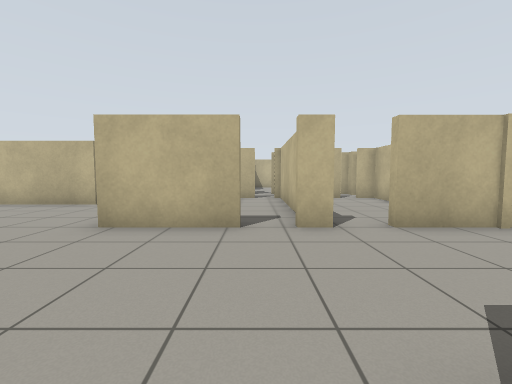
view 1 (above)

24 first-person views from a walk through a Gazebo world. The camera is 0.94 m above the floor, tilts 4° down and sees 90° across. The floor is counted in squares, 1 m on a side. Each view is taken from the middle of a square. On the plan, view 1 faces up. The plan holds only what a view shows up to about 10 squares ahead; the rest is blank.

view 2
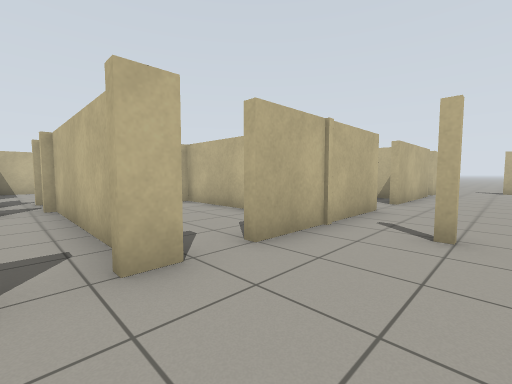

view 3
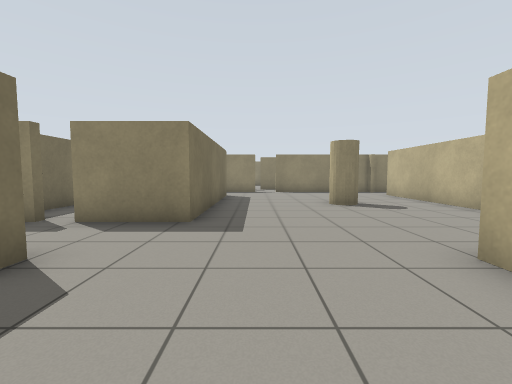

view 4
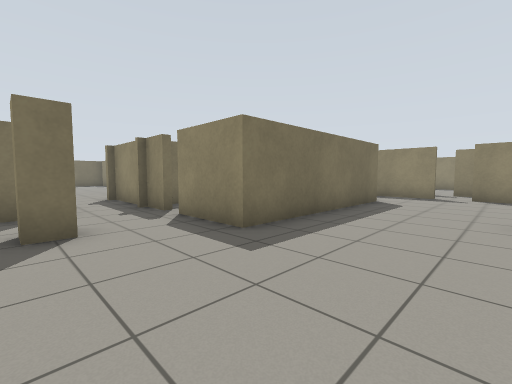

view 5
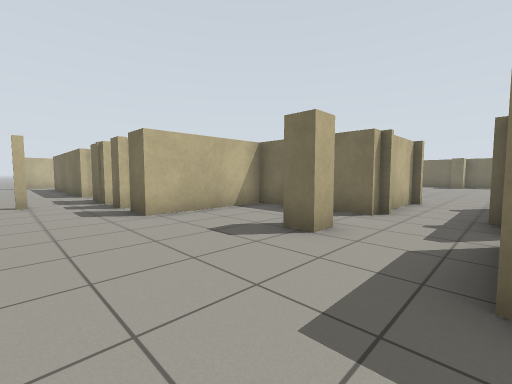

view 6
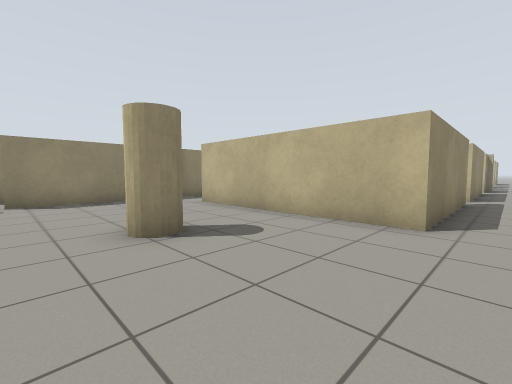

view 7
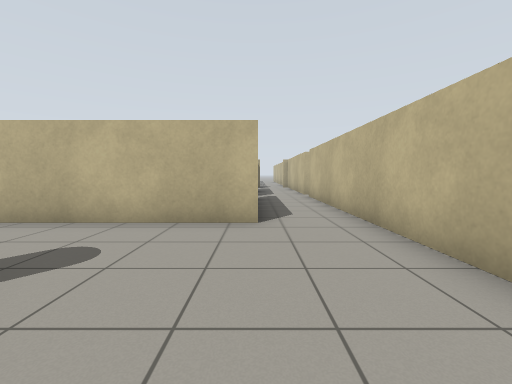

view 8
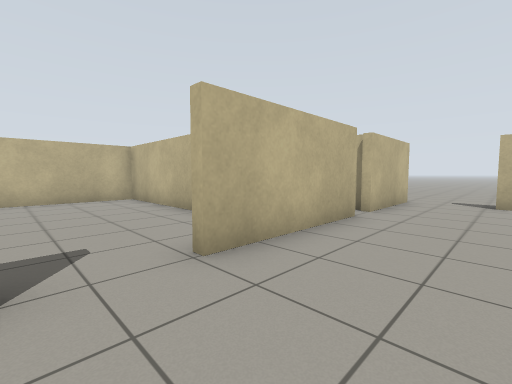

view 9
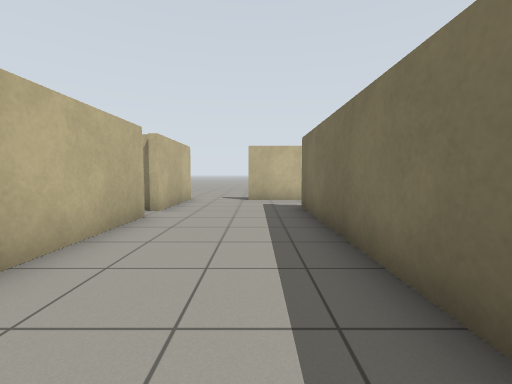

view 10
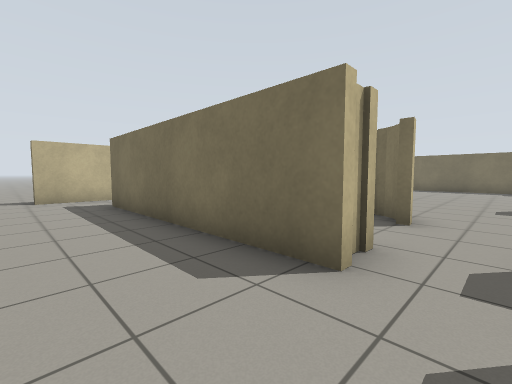

view 11
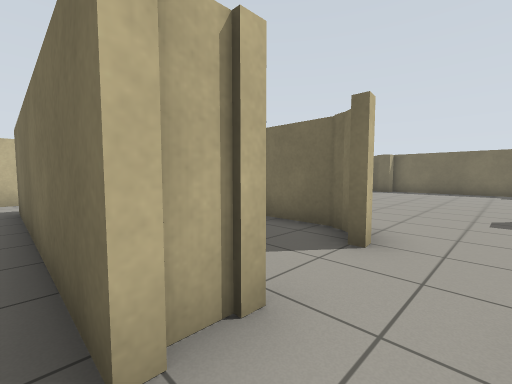

view 12
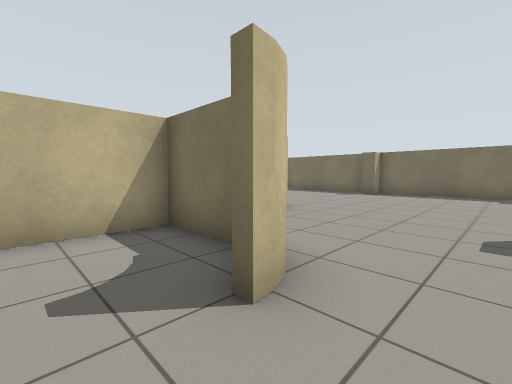

view 13
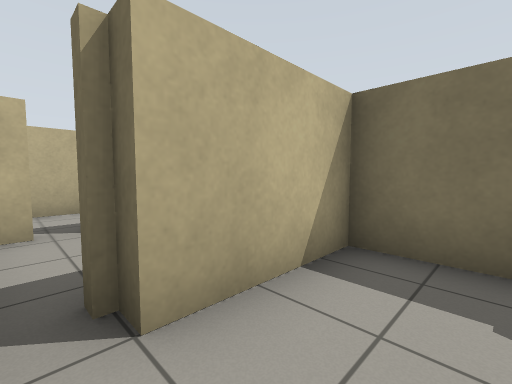

view 14
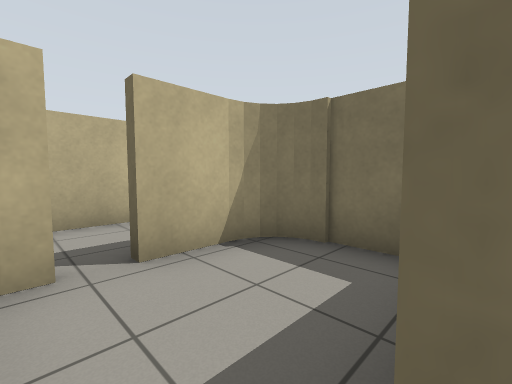

view 15
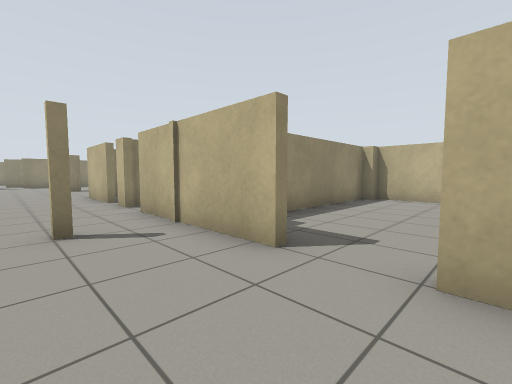

view 16
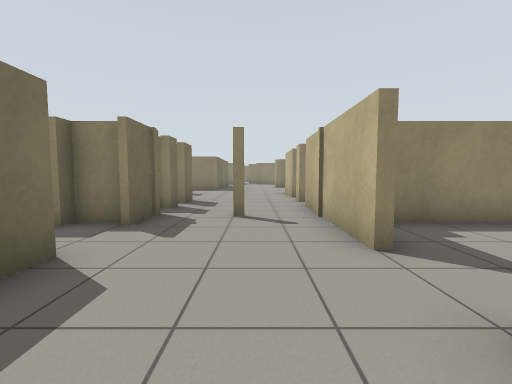

view 17
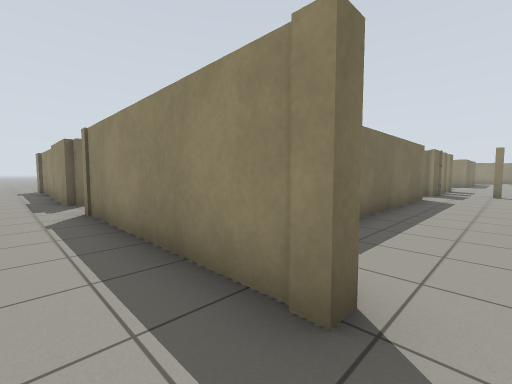

view 18
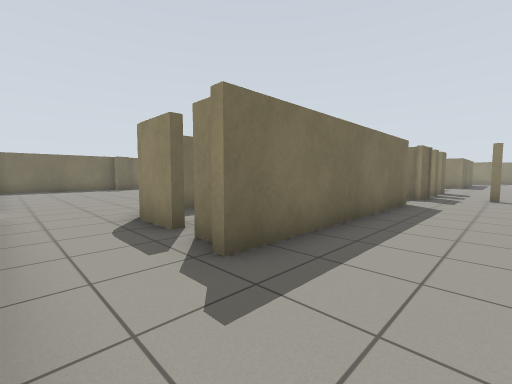

view 19
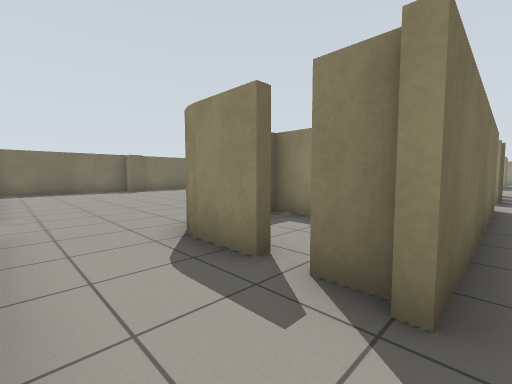

view 20
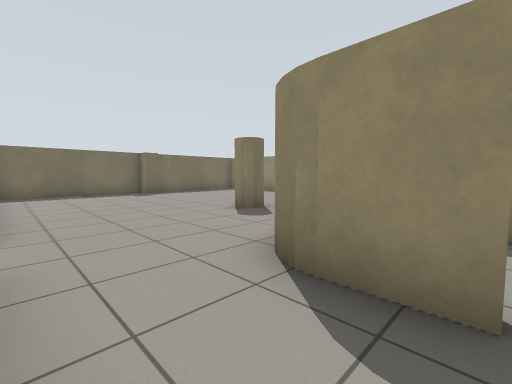

view 21
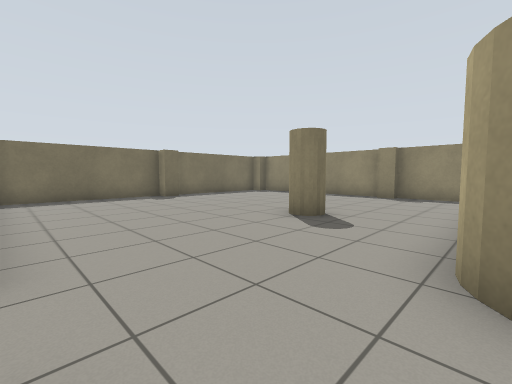

view 22
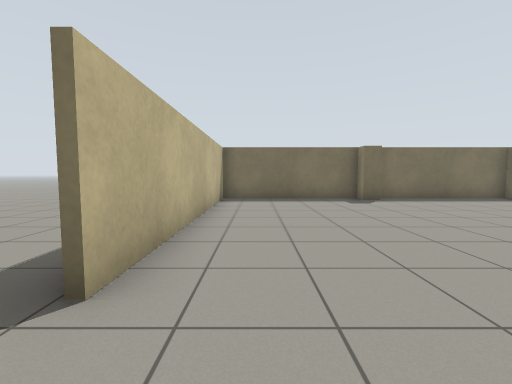

view 23
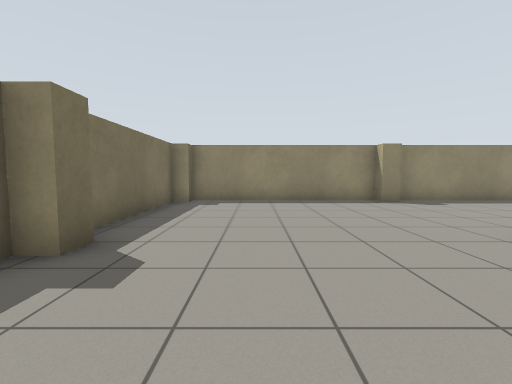

view 24
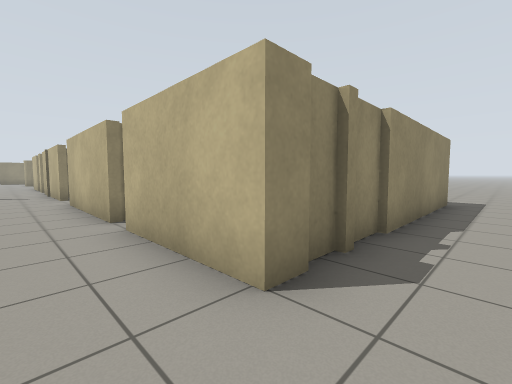

### Floor plan
Key: @ floor where view 1 was taken; # wall or solid block; x gap in a wall; . floor.
Columns run from 13 left of view 1 to 18 right of it. Each row starts with its distance up from view 1.
 16         #.                    ..
 15         #.                    ..
 14         #.                    ..
 13         x.#                   ..
 12         #.#   #   #######     #.
 11         #.#   #   #.....#     #.
 10         #.#########.....#     #.
  9         #.#  .# ..#.....#     #.
  8   #######.#  .# ..#.....#     #.
  7   ........#  .#...#.....#    ##.
  6 #  .......#  .#...#.....#    #..
  5 #....#....###.#.####..####.###..
  4 #...............................
  3 #................#..............
  2 #.............................#.
  1 #.#######........##..#######..#.
  0         #....@# ###..#.....#..#.
 -1         #.....#   #.....#..x..#.
 -2        .......#   #.....#..#..#.
 -3       ..#.#####   #..#######..#.
 -4      x###.#       #...........#.
 -5         #.#       #.............
 -6         #.#       #...........#.
 -7          ..       #...........#.
 -8          ..       #...........#.
 -9          ..       #..........##.
-10                   #..........#..
-11                   #..........#
-12                   #..........#
-13                   #..........#
-14                   ############

Where each view was taken, in squares from view 1:
view 1: 0 up, 0 right, facing up
view 2: 2 up, 0 right, facing up-right
view 3: 2 up, 0 right, facing left
view 4: 4 up, 2 left, facing down-left
view 5: 3 up, 5 left, facing down-right
view 6: 3 up, 4 left, facing up-left
view 7: 3 up, 5 left, facing up
view 8: 2 up, 7 right, facing up-right
view 9: 2 up, 7 right, facing right
view 10: 3 up, 6 right, facing down-right
view 11: 1 up, 6 right, facing down-right
view 12: 1 down, 6 right, facing down-right
view 13: 0 up, 9 right, facing down-right
view 14: 0 up, 11 right, facing down-right
view 15: 2 up, 9 right, facing up-left
view 16: 3 up, 10 right, facing left
view 17: 3 up, 18 right, facing down-left
view 18: 3 up, 16 right, facing down-left
view 19: 1 up, 16 right, facing down-left
view 20: 1 down, 16 right, facing down-left
view 21: 3 down, 16 right, facing down-left
view 22: 4 down, 15 right, facing down
view 23: 11 down, 14 right, facing left
view 24: 3 up, 18 right, facing up-left
